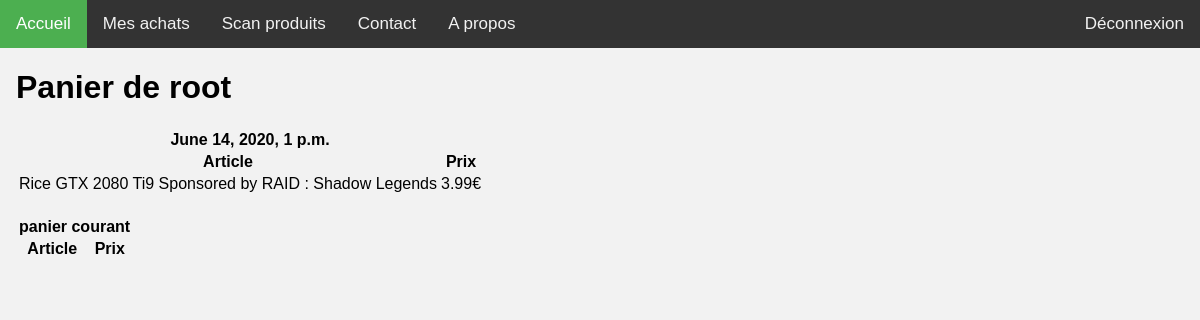
The app's page /front/achat (signed in), older data.
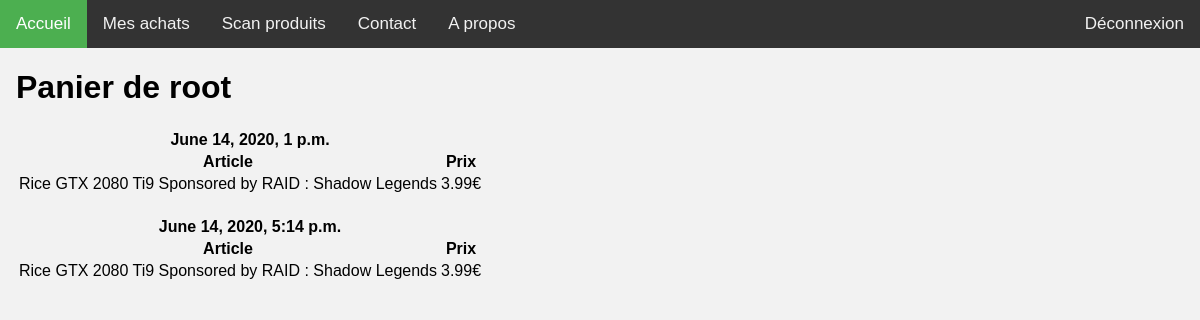
The same page, newer data.
### front/models.py (models this page shows, shortened)
class User(AbstractUser):
	qrcode = models.CharField(max_length = 200)

class Cart(models.Model) :
	client = models.ForeignKey(User, on_delete = models.CASCADE)
	date = models.DateTimeField(null=True, blank=True)

class Product(models.Model):
	cart = models.ForeignKey(Cart,null=True, blank=True, on_delete = models.DO_NOTHING)
	shelf = models.ForeignKey(Shelf, on_delete = models.DO_NOTHING)
	price = models.IntegerField()
	name = models.CharField(max_length = 500)
	qrcode = models.CharField(unique=True, max_length = 200)
	serial_number = models.CharField(max_length = 100)

### front/views.py (the view)
# urls.py: path('achat', views.achat, name='achat'),
def achat(request):
    context = {
        'user' : request.user,
    }
    return render(request, 'front/achat.html', context)

### front/templatetags/front_extras.py (called while the page is built)
@register.filter
def divide(value, arg):
    try:
        return float(value) / float(arg)
    except (ValueError, ZeroDivisionError):
        return None

### front/templates/front/achat.html (shortened to what this page needs)
{% extends "front/base.html" %}
{%load static%}
{% load front_extras %}
{% block content %}
<h1>Panier de {{ user.username }}</h1>
{% for cart in user.cart_set.all %}
<table>
    <tr>
        <th colspan="2">{{ cart.date|default_if_none:"panier courant" }}</th>
    </tr>
    <tr>
        <th class="article">Article</th>
        <th class="prix">Prix</th>
    </tr>
    {% for product in cart.product_set.all %}
    <tr>
        <td>{{ product.name }}</td>
        <td>{{ product.price|divide:100 }}€</td>
  </tr>
    {% endfor %}
</table>
{% endfor %}
{% endblock %}

### front/templates/front/base.html (shortened to what this page needs)
<!DOCTYPE html>
{%load static%}
<html lang="fr">
<head>
    <link rel="stylesheet" href="{% static 'front/style/styles.css' %}" />
    </head>
<body>
<div class="topnav">
  <a class="active" href="/front">Accueil</a>
  <a href="achat">Mes achats</a>
  <a href="scan">Scan produits</a>
  <a href="contact">Contact</a>
  <a href="about">A propos</a>
    <div class="topnav-right">
        {% if user.is_authenticated %}
            <a style="width:auto; display:block;" href="logout">Déconnexion</a>
        {% else %}
            <button onclick="document.getElementById('id02').style.display='block'" style="width:auto;">Connexion</button>
            <button onclick="document.getElementById('id01').style.display='block'" style="width:auto;">Inscription</button>
        {% endif %}
    </div>
</div>
<div style="padding-left:16px">
{% block content %}
{% endblock %}
</div>
</body>
</html>

### static/front/style/styles.css (style rules this page uses)
body { margin: 0; font-family: Arial, Helvetica, sans-serif; background-color: #f2f2f2; }
* { box-sizing: border-box; }
.topnav { overflow: hidden; background-color: #333; }
.topnav a { float: left; color: #f2f2f2; text-align: center; padding: 14px 16px; text-decoration: none; font-size: 17px; }
.topnav a.active { background-color: #4CAF50; color: white; }
.topnav-right { float: right; }

Row changes from the older to the newer data that the page shows:
changed Cart: gains Product (name "Rice GTX 2080 Ti9 Sponsored by RAID : Shadow Legends", price|divide "3.99"); date "panier courant" → "June 14, 2020, 5:14 p.m."
